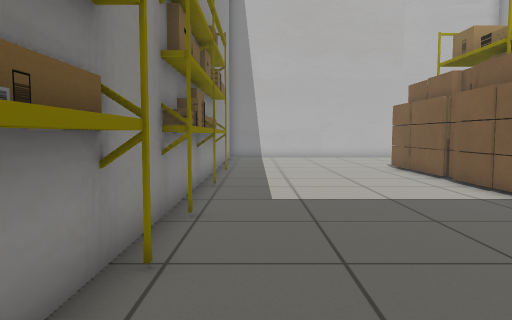
View 1 (above)

13 first-person views from a walk through a Gazebo world. The camera is 0.72 m above the floor, tilts 4° down and sees 70° across. The floor is counted in squares, 0.5 m on a side. Each view is taken from the middle of a square. On the plan, view 1 faces up. The plan holds only what a view shows up to about 16 squares ahead; the rest is blank. The place goes on beyond the plan.

View 2
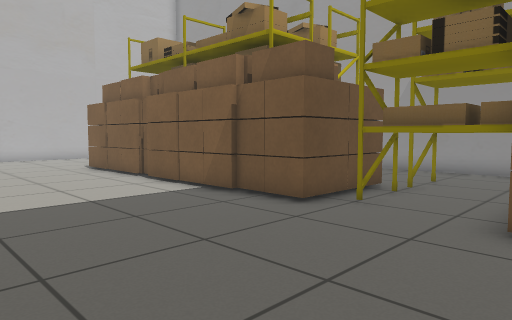

View 3
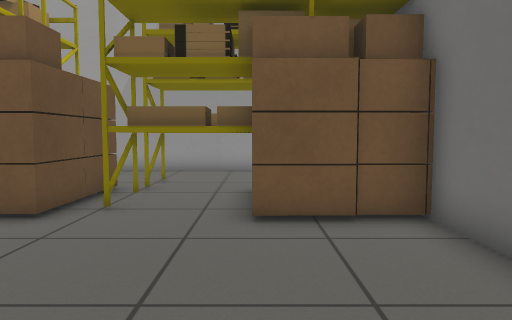

View 4
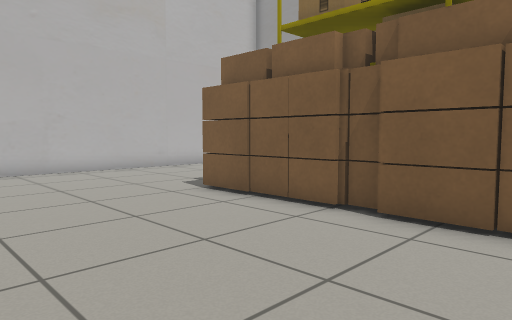

View 5
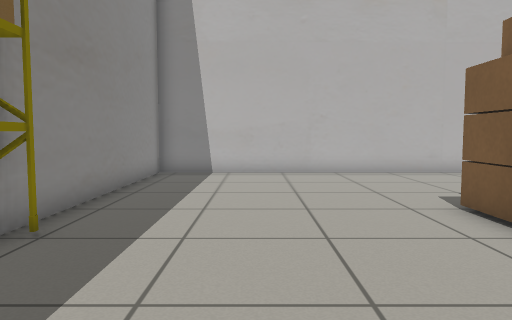

View 6
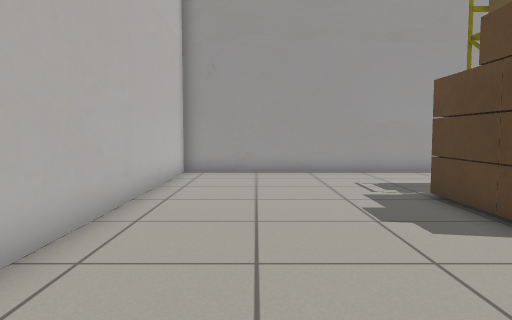

View 7
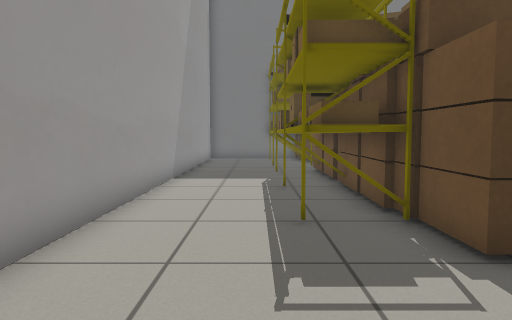

View 8
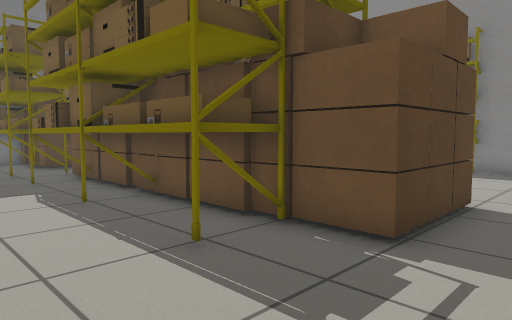

View 9
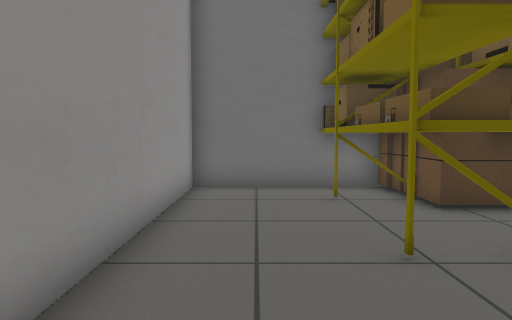

View 10
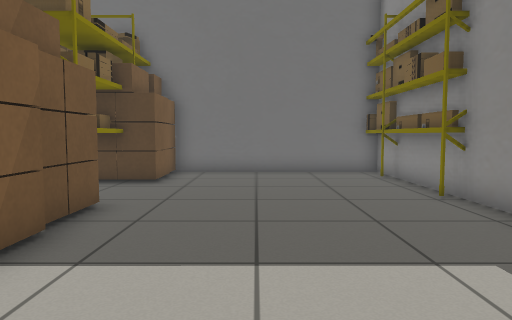

View 11
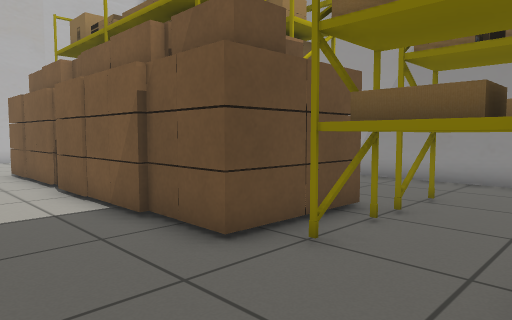

View 12
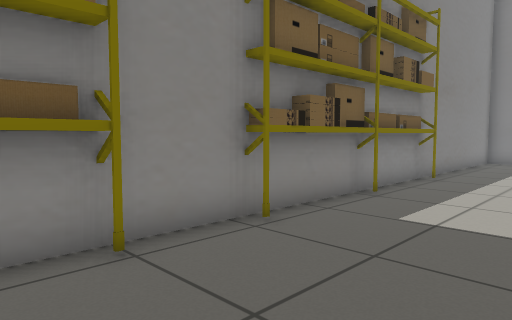

View 13
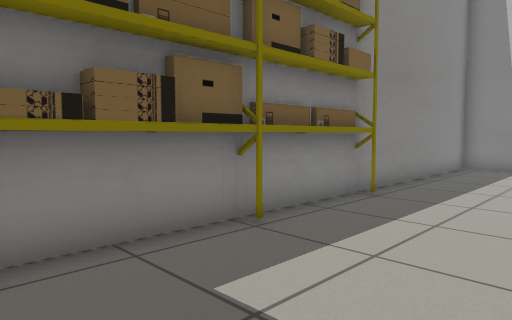

### Floor plan
Key: @ floor where view 1 was taken; # wall or solid block; . floor; P pallet; S shelf.
Columns run from 2 left of view 1 to 15 right of it. Each row starts with its distance up from view 1.
 23 ##################
 22 #................#
 21 #................#
 20 #................#
 19 #................#
 18 #................#
 17 #................#
 16 #.......PPPP.....#
 15 #.......PPPP.....#
 14 SS......PPPPSS...#
 13 SS......PP PSS...#
 12 SS......PP PSS...#
 11 SS......PP PSS...#
 10 SS......PP PSS...#
  9 SS......PP PSS...#
  8 SS......P   SS...#
  7 SS......PP  SS...#
  6 #S......PP PSS...#
  5 #.......PPPPP....#
  4 #S.......SSSSS...#
  3 SS.......SSSSS...#
  2 SS.......SSSSS...#
  1 SS......PPPPSS...#
  0 SS@.....PPPPSS...#
 -1 SS......PP PPS...#
 -2 S########P  SS####

Where each view was taken, in squares from view 1:
view 1: 0 up, 0 right, facing up
view 2: 0 up, 0 right, facing up-right
view 3: 1 up, 0 right, facing right
view 4: 8 up, 0 right, facing up-right
view 5: 9 up, 2 right, facing up
view 6: 20 up, 1 right, facing right
view 7: 20 up, 12 right, facing down
view 8: 18 up, 14 right, facing down-left
view 9: 8 up, 13 right, facing down
view 10: 12 up, 3 right, facing down
view 11: 1 up, 3 right, facing up-right
view 12: 2 up, 3 right, facing up-left
view 13: 6 up, 3 right, facing up-left
